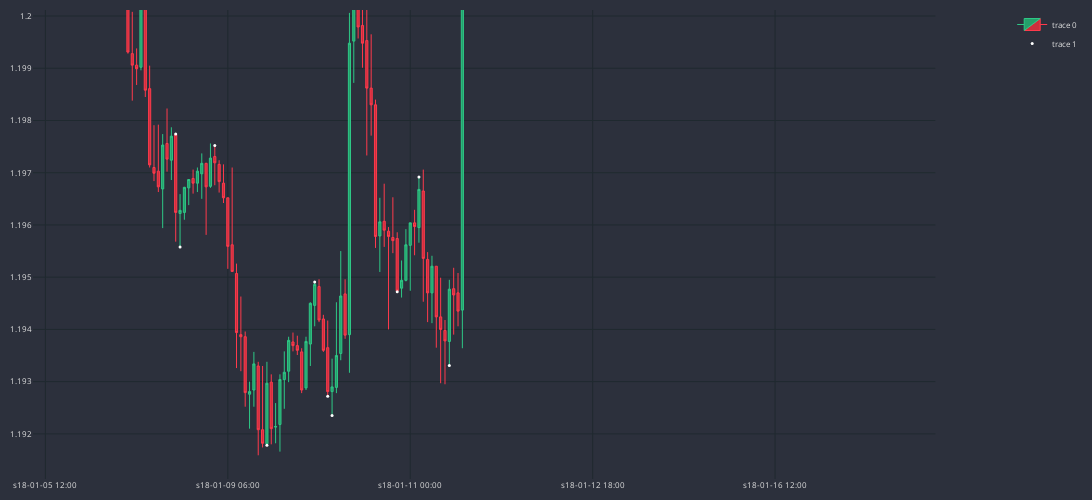

Notebook code cell kept with this figure:
### Code cell
df_h1_small = df_h1.iloc[:1500]
peaks = []
for i in range(len(df_h1_small)):
    peak = sd.get_peak(df_h1_small, i)
    if peak.type != sd.PeakType.NOPEAK:
        peaks.append(peak)

print(len(peaks))
sd.plot_peaks(df_h1_small, peaks)

### Figure 1 — Plotly figure (JSON) as saved in the notebook; plotly's stock layout.template omitted (floating-point values rounded to 4 significant figures; data arrays with more than 128 entries replaced by an {"elided": "..."} marker saying what was removed)
{"data": [{"close": {"elided": "1500 float values"}, "decreasing": {"fillcolor": "#CC2E3C", "line": {"color": "#FF3A4C"}}, "high": {"elided": "1500 float values"}, "increasing": {"fillcolor": "#24A06B", "line": {"color": "#2EC886"}}, "line": {"width": 1}, "low": {"elided": "1500 float values"}, "opacity": 1, "open": {"elided": "1500 float values"}, "type": "candlestick", "x": {"elided": "1500 str values"}}, {"marker": {"color": "#FFFFFF", "size": 3}, "mode": "markers", "type": "scatter", "x": {"elided": "254 str values"}, "y": {"elided": "254 float values"}}], "layout": {"dragmode": "pan", "font": {"color": "#e1e1e1", "size": 8}, "height": 500, "margin": {"b": 10, "l": 10, "r": 10, "t": 10}, "paper_bgcolor": "#2c303c", "plot_bgcolor": "#2c303c", "width": 1100, "xaxis": {"anchor": "y", "autorange": false, "domain": [0, 0.94], "gridcolor": "#1f292f", "nticks": 5, "range": [81.14, 288.9], "rangeslider": {"visible": false, "yaxis": {}}, "type": "category"}, "yaxis": {"anchor": "x", "autorange": false, "domain": [0, 1], "gridcolor": "#1f292f", "range": [1.191, 1.2], "type": "linear"}, "yaxis2": {"anchor": "x", "gridcolor": "#1f292f", "overlaying": "y", "side": "right"}}}
